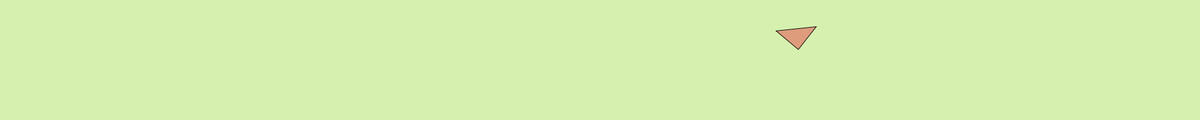
Frame 1 (no input)
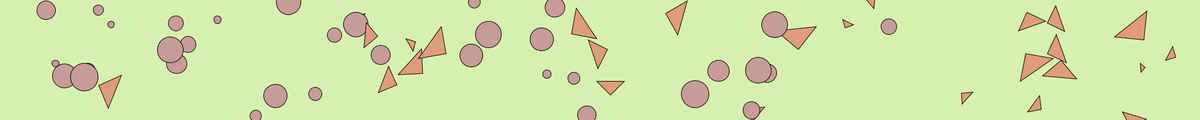
Frame 60 (the mouse pressed at the canvas centre just before this capture)
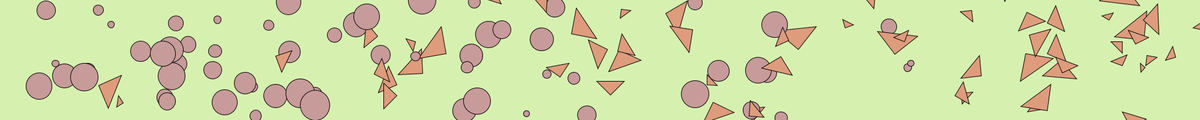
Frame 120 (the mouse held since frame 60 and released just before this capture)

The Processing sketch that drew these frames (run headless with seeded random() and noise(); from frame 60 on, the mouse is pressed at the canvas centre):

// Processing sketch: processing_161621
// ── processing_161621.pde

void setup ()
{
  size (2000, 200);
  smooth();
  background (214,241,175);
}
 
void draw ()
{
  float p = random (width);
  float f = random (height);
  float c = random (10,50);
   
  stroke(0);
  strokeWeight (1);
   
  float ksh = random (width);
   
  if(p < ksh)
  {
    fill (200,155,155);
    ellipse (p, f, c, c);
  }
  else
  {
    fill (222,156,125);
    translate (p, f);
    rotate (random (TWO_PI));
    triangle (0, 0, 0, c, c, c);
  }
}
